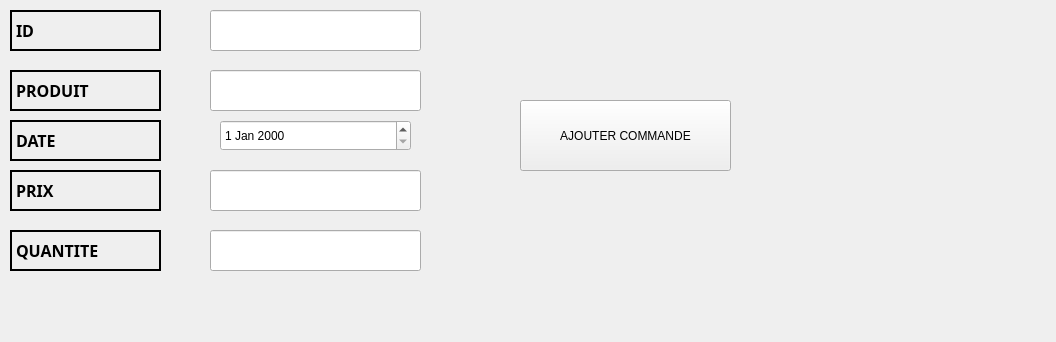
        <widget class="QWidget" name="tab_47">
         <attribute name="title">
          <string>ajouter</string>
         </attribute>
         <widget class="QLabel" name="label_130">
          <property name="geometry">
           <rect>
            <x>6</x>
            <y>12</y>
            <width>1041</width>
            <height>321</height>
           </rect>
          </property>
          <property name="text">
           <string/>
          </property>
         </widget>
         <widget class="QLabel" name="label_131">
          <property name="geometry">
           <rect>
            <x>10</x>
            <y>10</y>
            <width>151</width>
            <height>41</height>
           </rect>
          </property>
          <property name="font">
           <font>
            <family>Arial Black</family>
            <pointsize>12</pointsize>
            <weight>75</weight>
            <bold>true</bold>
           </font>
          </property>
          <property name="contextMenuPolicy">
           <enum>Qt::DefaultContextMenu</enum>
          </property>
          <property name="frameShape">
           <enum>QFrame::WinPanel</enum>
          </property>
          <property name="text">
           <string>ID</string>
          </property>
         </widget>
         <widget class="QLabel" name="label_132">
          <property name="geometry">
           <rect>
            <x>10</x>
            <y>70</y>
            <width>151</width>
            <height>41</height>
           </rect>
          </property>
          <property name="font">
           <font>
            <family>Arial Black</family>
            <pointsize>12</pointsize>
            <weight>75</weight>
            <bold>true</bold>
           </font>
          </property>
          <property name="contextMenuPolicy">
           <enum>Qt::DefaultContextMenu</enum>
          </property>
          <property name="frameShape">
           <enum>QFrame::WinPanel</enum>
          </property>
          <property name="text">
           <string>PRODUIT</string>
          </property>
         </widget>
         <widget class="QLabel" name="label_133">
          <property name="geometry">
           <rect>
            <x>10</x>
            <y>120</y>
            <width>151</width>
            <height>41</height>
           </rect>
          </property>
          <property name="font">
           <font>
            <family>Arial Black</family>
            <pointsize>12</pointsize>
            <weight>75</weight>
            <bold>true</bold>
           </font>
          </property>
          <property name="contextMenuPolicy">
           <enum>Qt::DefaultContextMenu</enum>
          </property>
          <property name="frameShape">
           <enum>QFrame::WinPanel</enum>
          </property>
          <property name="text">
           <string>DATE</string>
          </property>
         </widget>
         <widget class="QLabel" name="label_134">
          <property name="geometry">
           <rect>
            <x>10</x>
            <y>170</y>
            <width>151</width>
            <height>41</height>
           </rect>
          </property>
          <property name="font">
           <font>
            <family>Arial Black</family>
            <pointsize>12</pointsize>
            <weight>75</weight>
            <bold>true</bold>
           </font>
          </property>
          <property name="contextMenuPolicy">
           <enum>Qt::DefaultContextMenu</enum>
          </property>
          <property name="frameShape">
           <enum>QFrame::WinPanel</enum>
          </property>
          <property name="text">
           <string>PRIX</string>
          </property>
         </widget>
         <widget class="QLabel" name="label_135">
          <property name="geometry">
           <rect>
            <x>10</x>
            <y>230</y>
            <width>151</width>
            <height>41</height>
           </rect>
          </property>
          <property name="font">
           <font>
            <family>Arial Black</family>
            <pointsize>12</pointsize>
            <weight>75</weight>
            <bold>true</bold>
           </font>
          </property>
          <property name="contextMenuPolicy">
           <enum>Qt::DefaultContextMenu</enum>
          </property>
          <property name="frameShape">
           <enum>QFrame::WinPanel</enum>
          </property>
          <property name="text">
           <string>QUANTITE</string>
          </property>
         </widget>
         <widget class="QLineEdit" name="lineEdit_3">
          <property name="geometry">
           <rect>
            <x>210</x>
            <y>10</y>
            <width>211</width>
            <height>41</height>
           </rect>
          </property>
         </widget>
         <widget class="QLineEdit" name="lineEdit_6">
          <property name="geometry">
           <rect>
            <x>210</x>
            <y>70</y>
            <width>211</width>
            <height>41</height>
           </rect>
          </property>
         </widget>
         <widget class="QLineEdit" name="lineEdit_7">
          <property name="geometry">
           <rect>
            <x>210</x>
            <y>170</y>
            <width>211</width>
            <height>41</height>
           </rect>
          </property>
         </widget>
         <widget class="QLineEdit" name="lineEdit_8">
          <property name="geometry">
           <rect>
            <x>210</x>
            <y>230</y>
            <width>211</width>
            <height>41</height>
           </rect>
          </property>
         </widget>
         <widget class="QPushButton" name="ajouterc_4">
          <property name="geometry">
           <rect>
            <x>520</x>
            <y>100</y>
            <width>211</width>
            <height>71</height>
           </rect>
          </property>
          <property name="text">
           <string>AJOUTER COMMANDE</string>
          </property>
         </widget>
         <widget class="QDateEdit" name="dateEdit_3">
          <property name="geometry">
           <rect>
            <x>220</x>
            <y>120</y>
            <width>191</width>
            <height>31</height>
           </rect>
          </property>
         </widget>
        </widget>
